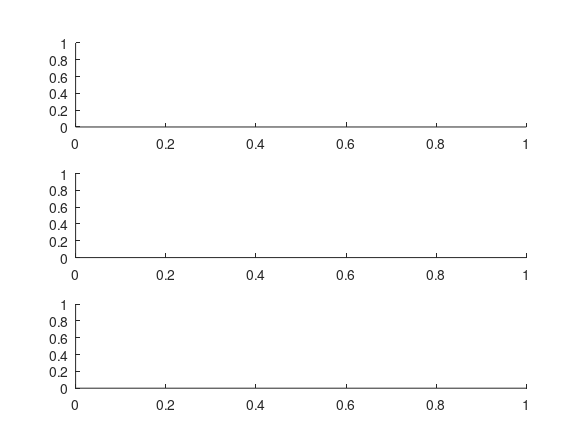

Recreate this plot in MATLAB. (Note: this script raises an error after producing the figure.)
clear all; close all
% Read Wetted Area csv
% 3/26/14, sb

%% Root folder
cd('C:\Work\13-1027_Yolo\LT model\TUFLOW\post_process\Ag Econ');
model_year = 1997:2012;

% preallocate memory for cell array
Data{length(model_year)} = [];

hf_1 = figure('Position',[500 40 800 1000]);
orient(hf_1,'portrait')
h1 = subplot(3,1,1);
h2 = subplot(3,1,2);
h3 = subplot(3,1,3);

% plot - curve color

% line_color = {'b','r','g','c','m','k','b--','r--','g--','c--','m--','k--','b:','r:','g:','c:'};
line_color = {'b','r','g','b','b','r','r','g','c','c','g','c','k','k','k','m'};

% line width
thick_l = 3;
med_l = 2;
thin_l = 1;

line_thick = [thick_l thick_l thick_l med_l thin_l thin_l med_l med_l med_l thick_l thin_l thin_l thin_l med_l thick_l med_l];
for ii = 1:length(model_year)
    filename = sprintf('%d\\Results\\WetAreaTabulation_yolo_200ft_Exg_TS6_____%d_{NearBypass}_Exg.csv', ...
        model_year(ii),model_year(ii));
    fid = fopen(filename);
    WetArea = textscan(fid,'%f%s%f%f%f','delimiter',',','headerlines',1);
    Data{ii} = WetArea;
    fclose(fid);
    
    %% plotting
    
    x_hour = WetArea{1};
    date_number = datenum(WetArea{2});
    
    date_diff = date_number - date_number(1); % each year's increment of date
    if ii == 1
        Oct2_1996 = datenum(WetArea{2}(1));
    end
    
    date_plot = Oct2_1996 + date_diff;
    switch line_thick(ii)
        case 3
%             plot(h3,date_plot,WetArea{end},line_color{ii},'linewidth',line_thick(ii))
            plot(h3,date_plot,WetArea{end},line_color{ii},'linewidth',1)
            hold(h3,'on')
        case 2
            plot(h2,date_plot,WetArea{end},line_color{ii},'linewidth',1)
            hold(h2,'on')
        case 1
            plot(h1,date_plot,WetArea{end},line_color{ii},'linewidth',1)
            hold(h1,'on')
    end
    hold on
    
    clear fid WetArea
    
    
    
end

y_limit = get(h3,'ylim');
x_limit = get(h3,'xlim');

set(h1,'ylim',y_limit);
set(h2,'ylim',y_limit);
set(h1,'xlim',x_limit);
set(h2,'xlim',x_limit);

legend(h3,num2str(model_year(line_thick == 3)','%d'))
legend(h2,num2str(model_year(line_thick == 2)','%d'))
legend(h1,num2str(model_year(line_thick == 1)','%d'))


datetick(h3,'x','mmm','keeplimits')
datetick(h2,'x','mmm','keeplimits')
% set(h2,'xticklabel',[])
datetick(h1,'x','mmm','keeplimits')
% set(h1,'xticklabel',[])

ylabel(h3,'Area (acres)')
ylabel(h2,'Area (acres)')
ylabel(h1,'Area (acres)')

title(h3,'Wet years')
title(h2,'Normal years')
title(h1,'Dry years')

grid(h3,'on')
grid(h2,'on')
grid(h1,'on')
export_fig('test2','-pdf','-nocrop','-transparent','-append',hf_1)